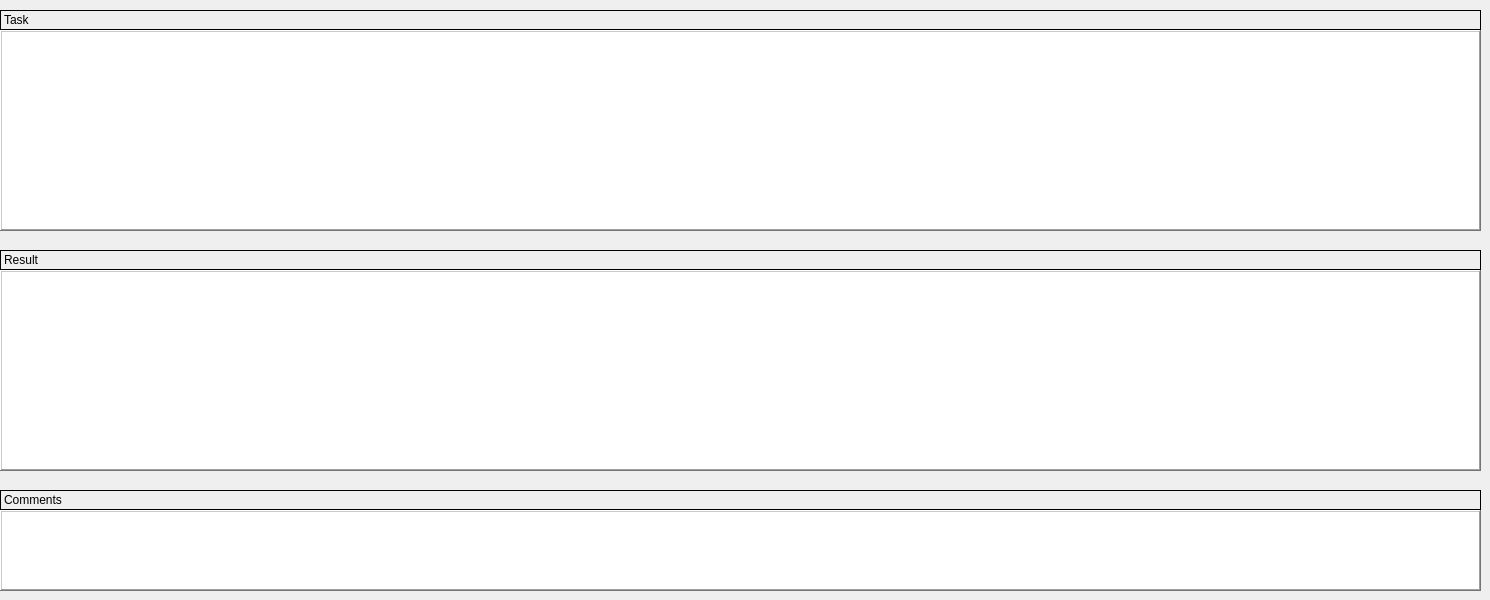
   <widget class="QWidget" name="tab">
    <attribute name="title">
     <string>Task</string>
    </attribute>
    <widget class="QTextEdit" name="textEdit_comments">
     <property name="geometry">
      <rect>
       <x>0</x>
       <y>510</y>
       <width>1481</width>
       <height>81</height>
      </rect>
     </property>
     <property name="font">
      <font>
       <pointsize>12</pointsize>
       <weight>50</weight>
       <bold>false</bold>
      </font>
     </property>
     <property name="frameShape">
      <enum>QFrame::WinPanel</enum>
     </property>
     <property name="frameShadow">
      <enum>QFrame::Raised</enum>
     </property>
    </widget>
    <widget class="QLabel" name="label_11">
     <property name="geometry">
      <rect>
       <x>0</x>
       <y>490</y>
       <width>1481</width>
       <height>20</height>
      </rect>
     </property>
     <property name="frameShape">
      <enum>QFrame::Panel</enum>
     </property>
     <property name="text">
      <string>Comments</string>
     </property>
    </widget>
    <widget class="QTextEdit" name="textEdit_task">
     <property name="geometry">
      <rect>
       <x>0</x>
       <y>30</y>
       <width>1481</width>
       <height>201</height>
      </rect>
     </property>
     <property name="font">
      <font>
       <pointsize>12</pointsize>
       <weight>50</weight>
       <bold>false</bold>
      </font>
     </property>
     <property name="frameShape">
      <enum>QFrame::WinPanel</enum>
     </property>
     <property name="frameShadow">
      <enum>QFrame::Raised</enum>
     </property>
    </widget>
    <widget class="QLabel" name="label_task">
     <property name="geometry">
      <rect>
       <x>0</x>
       <y>10</y>
       <width>1481</width>
       <height>20</height>
      </rect>
     </property>
     <property name="frameShape">
      <enum>QFrame::Panel</enum>
     </property>
     <property name="text">
      <string>Task</string>
     </property>
    </widget>
    <widget class="QTextEdit" name="textEdit_result">
     <property name="geometry">
      <rect>
       <x>0</x>
       <y>270</y>
       <width>1481</width>
       <height>201</height>
      </rect>
     </property>
     <property name="font">
      <font>
       <pointsize>12</pointsize>
       <weight>50</weight>
       <bold>false</bold>
      </font>
     </property>
     <property name="frameShape">
      <enum>QFrame::WinPanel</enum>
     </property>
     <property name="frameShadow">
      <enum>QFrame::Raised</enum>
     </property>
    </widget>
    <widget class="QLabel" name="label_result">
     <property name="geometry">
      <rect>
       <x>0</x>
       <y>250</y>
       <width>1481</width>
       <height>20</height>
      </rect>
     </property>
     <property name="frameShape">
      <enum>QFrame::Panel</enum>
     </property>
     <property name="text">
      <string>Result</string>
     </property>
    </widget>
   </widget>
